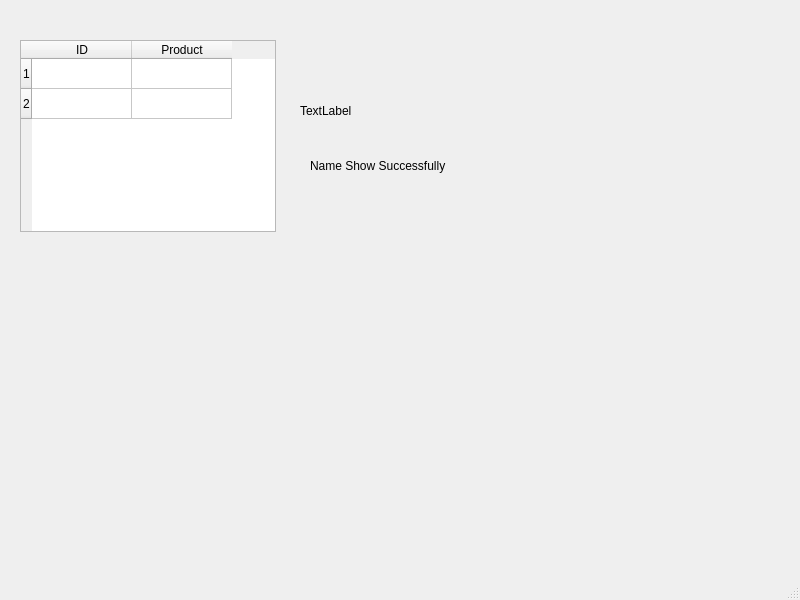
<?xml version="1.0" encoding="UTF-8"?>
<ui version="4.0">
 <class>MainWindow</class>
 <widget class="QMainWindow" name="MainWindow">
  <property name="geometry">
   <rect>
    <x>0</x>
    <y>0</y>
    <width>800</width>
    <height>600</height>
   </rect>
  </property>
  <property name="windowTitle">
   <string>MainWindow</string>
  </property>
  <widget class="QWidget" name="centralwidget">
   <widget class="QLabel" name="label">
    <property name="geometry">
     <rect>
      <x>300</x>
      <y>90</y>
      <width>191</width>
      <height>41</height>
     </rect>
    </property>
    <property name="text">
     <string>TextLabel</string>
    </property>
   </widget>
   <widget class="QLabel" name="label_2">
    <property name="geometry">
     <rect>
      <x>310</x>
      <y>140</y>
      <width>171</width>
      <height>51</height>
     </rect>
    </property>
    <property name="text">
     <string>Name Show Successfully</string>
    </property>
   </widget>
   <widget class="QTableWidget" name="tableWidget">
    <property name="geometry">
     <rect>
      <x>20</x>
      <y>40</y>
      <width>256</width>
      <height>192</height>
     </rect>
    </property>
    <row>
     <property name="text">
      <string>1</string>
     </property>
    </row>
    <row>
     <property name="text">
      <string>2</string>
     </property>
    </row>
    <column>
     <property name="text">
      <string>ID</string>
     </property>
    </column>
    <column>
     <property name="text">
      <string>Product</string>
     </property>
    </column>
   </widget>
  </widget>
  <widget class="QStatusBar" name="statusbar"/>
 </widget>
 <resources/>
 <connections/>
</ui>
